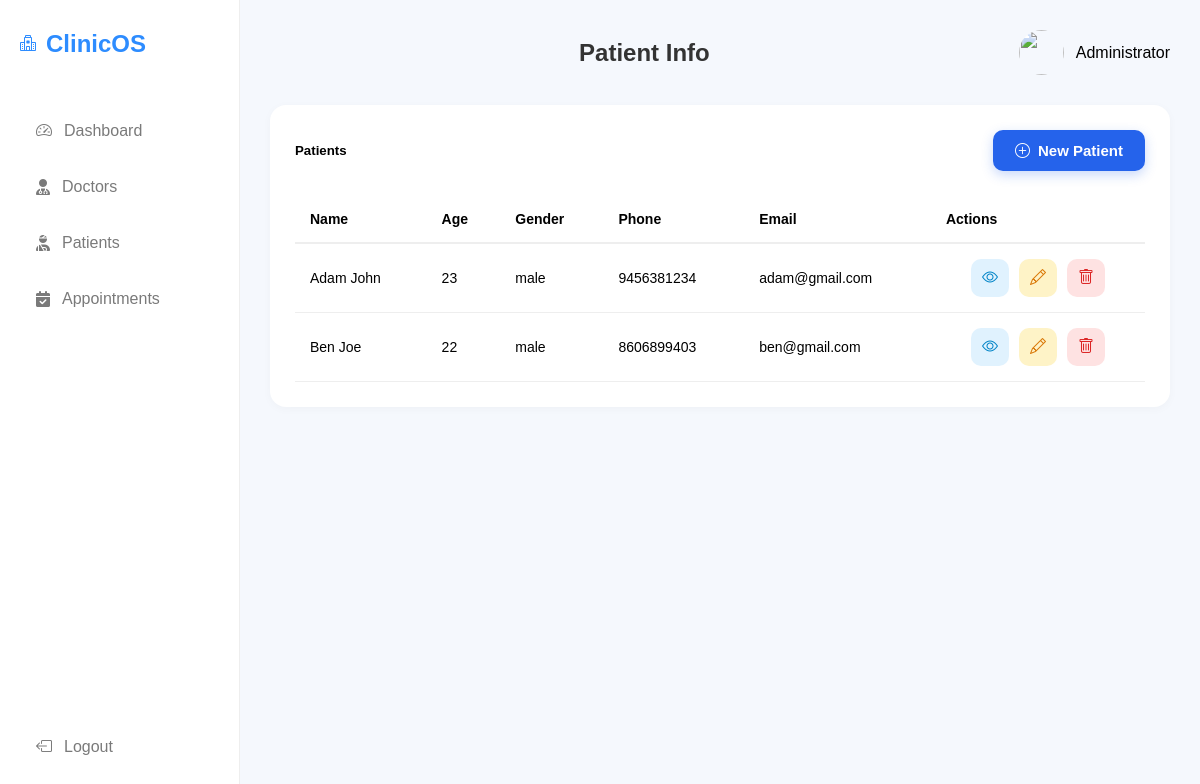
Before: /admin_panel/patients/ (signed in) with the older database file.
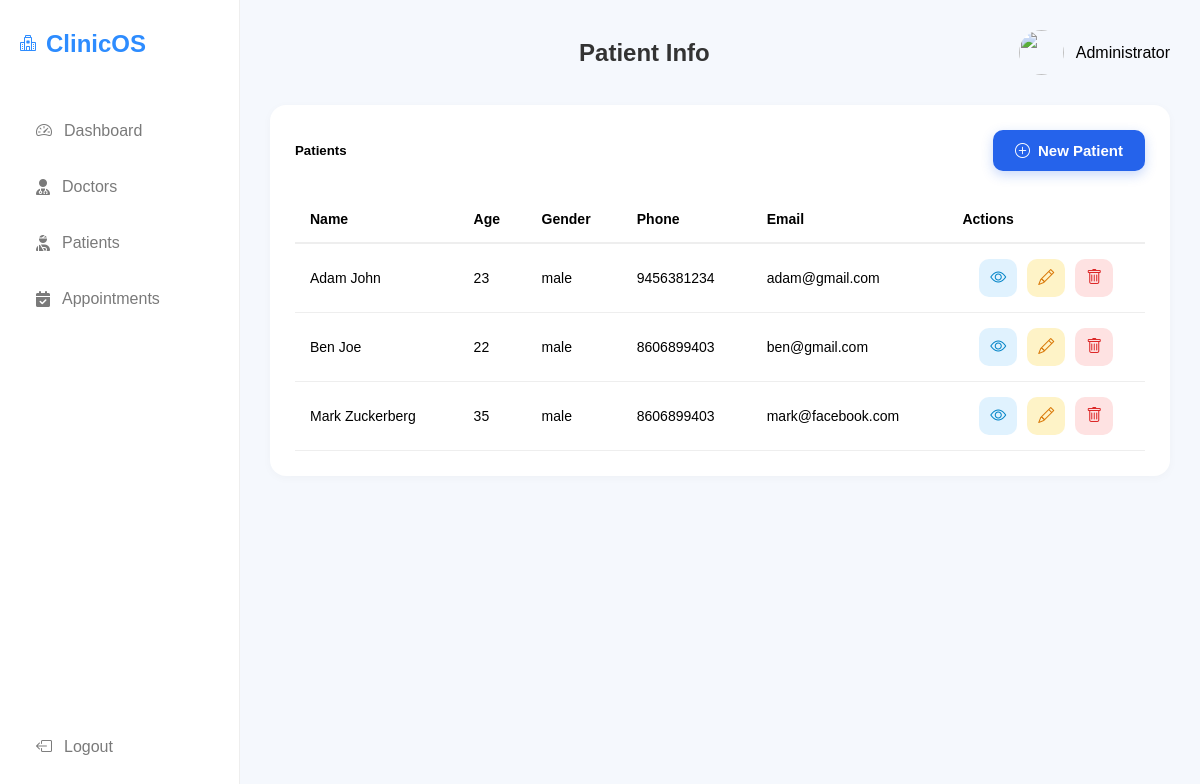
After: the same page with the newer database file.
### managementsystem/models.py (models this page shows, shortened)
class Patient(models.Model):
    user = models.OneToOneField(CustomUser,on_delete=models.CASCADE)
    gender_choices = (('male','Male'),('female','Female'),('other','Other'))
    gender = models.CharField(max_length=10,choices=gender_choices,default='male')
    age = models.IntegerField()
    phone = models.CharField(max_length=15)
    blood_group = models.CharField(max_length=5)
    photo = models.ImageField(upload_to='patients',default='default/default.png')

class CustomUser(AbstractUser):
    ROLE_CHOICES = (
        ('admin', 'Admin'),
        ('doctor', 'Doctor'),
        ('patient', 'Patient'),
    )
    role = models.CharField(max_length=20, choices=ROLE_CHOICES,default='patient')

### managementsystem/views/admin_views.py (the view)
# urls.py: path('patients/',patient_list),
@admin_required
def patient_list(request):
    patients = Patient.objects.all()
    context = {'patients': patients}
    return render(request, 'admin/patient_list.html', context)

### managementsystem/templates/admin/patient_list.html (shortened to what this page needs)
{% extends 'admin/base.html' %}
{%load static%}
{%block header%}
<h1>Patient Info</h1>
{%endblock%}
{%block content%}
<div class="container-fluid">
    <div class="card shadow-sm">
        <div class="card-header d-flex justify-content-between align-items-center">
            <h5 class="mb-0">Patients</h5>
            <a href="{%url 'add_patient'%}" class="new-patient-btn">
                <i class="bi bi-plus-circle"></i> New Patient
            </a>
        </div>
        <div class="card-body">
            <div class="table-responsive">
                <table class="table table-hover" style="min-width: 800px;">
                <thead>
                    <tr>
                        <th>Name</th>
                        <th>Age</th>
                        <th>Gender</th>
                        <th>Phone</th>
                        <th>Email</th>
                        <th>Actions</th>
                    </tr>
                </thead>
                <tbody>
                {% for patient in patients %}
                    <tr>
                        <td>{{ patient.user.get_full_name }}</td>
                        <td>{{ patient.age }}</td>
                        <td>{{ patient.gender }}</td>
                        <td>{{ patient.phone }}</td>
                        <td>{{ patient.user.email }}</td>
                        <td class="text-center">
                            <div class="action-buttons">
                                <a href="{%url 'admin_view_patient' patient.id%}" class="action-btn view-btn" title="View">
                                    <i class="bi bi-eye"></i>
                                </a>
                                <a href="{%url 'edit_patient' patient.id%}" class="action-btn edit-btn" title="Edit">
                                    <i class="bi bi-pencil"></i>
                                </a>
                                <a href="{%url 'delete_patient' patient.id%}" class="action-btn delete-btn" title="Delete">
                                    <i class="bi bi-trash"></i>
                                </a>
                            </div>
                        </td>
                    </tr>
                {% endfor %}
                </tbody>
            </table>
        </div>
        </div>
    </div>
</div>
{%endblock%}

Changed rows visible on the page:
added Patient: user.get_full_name "Mark Zuckerberg", age "35", gender "male", phone "8606899403", user.email "mark@facebook.com"
